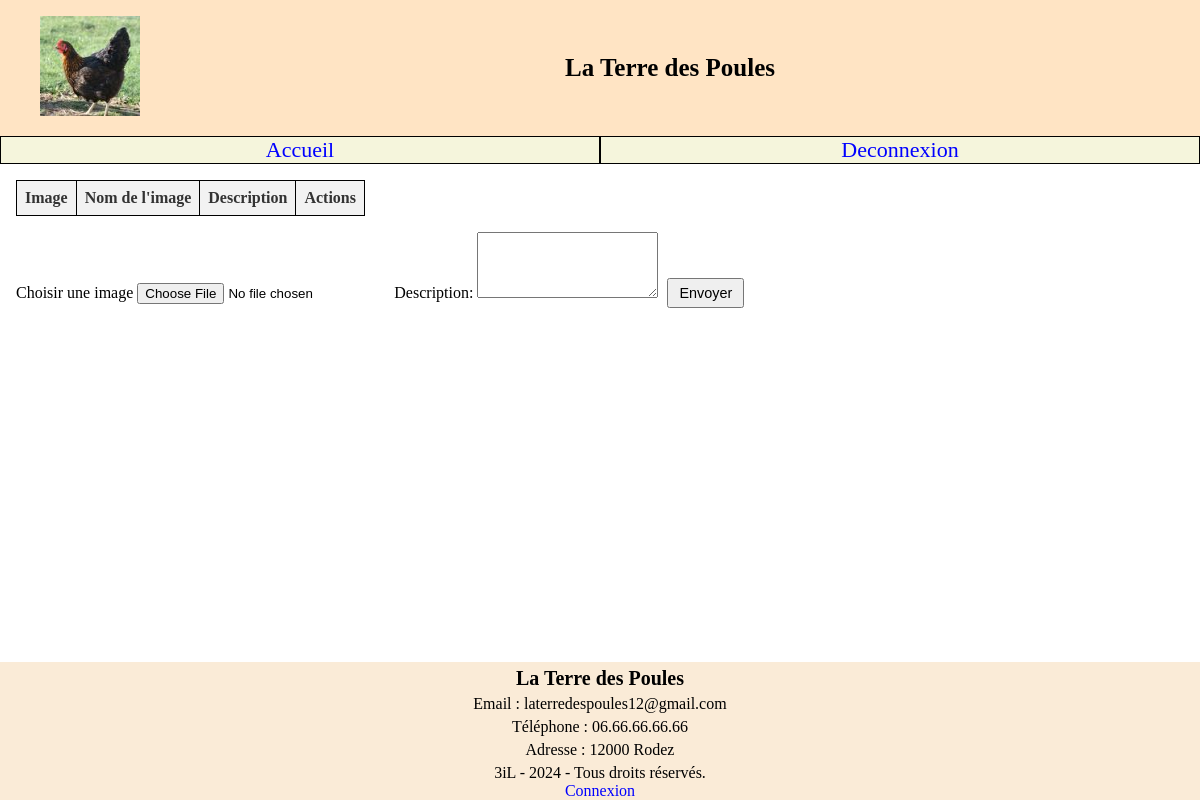
/SitePoules/administration/dashboardAdministrateur.php, run on the app's committed database.
### tables this page shows
CREATE TABLE `contact` (
  `id` int(11) NOT NULL,
  `nom` varchar(255) NOT NULL,
  `email` varchar(255) NOT NULL,
  `telephone` varchar(255) NOT NULL,
  `adresse` varchar(255) NOT NULL
);

### SitePoules/structurePages/footerContact.php (the view)
<?php
echo "<footer id='footer'>";
$query = "SELECT nom, email, telephone, adresse FROM contact";
$result = $conn->query($query);
while ($row = $result->fetch_assoc()) {
    echo "<div id='contact-footer'>"
        . "<p id='nom'>" . htmlspecialchars($row['nom']) . "</p>"
        . "<p>Email : " . htmlspecialchars($row['email']) . "</p>"
        . "<p>Téléphone : " . htmlspecialchars($row['telephone']) . "</p>"
        . "<p>Adresse : " . htmlspecialchars($row['adresse']) . "</p>"
        . "</div>";
}
echo "3iL - 2024 - Tous droits réservés." ;
if (isset($_SESSION['userId'])) {
    echo "<a href='../administration/deconnexion.php'>Deconnexion</a>";
} else {
    echo "<a href='../administration/administration.php'>Connexion</a>";
}
echo "</footer>";

### SitePoules/css/style.css (style rules this page uses)
#banner, #footer, #menu, .menu-item, body { display: flex; }
a { text-decoration: none; color: #00f; }
#footer { min-height: 60px; justify-content: center; flex-direction: column; font-size: 16px; background-color: #faebd7; align-items: center; }
body { min-height: 100vh; margin: 0; flex-direction: column; }
#contact-footer { text-align: center; }
#contact-footer p { margin: 5px 0; }
#nom { font-weight: 700; font-size: 20px; }

### data on the page
contact: nom "La Terre des Poules", email "laterredespoules12@gmail.com", telephone "06.66.66.66.66", adresse "12000 Rodez"

### other printed values
$label "Accueil"
$label "Deconnexion"
